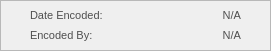
    <widget class="QFrame" name="basePopUpBodyFrame_11">
     <property name="geometry">
      <rect>
       <x>690</x>
       <y>600</y>
       <width>271</width>
       <height>51</height>
      </rect>
     </property>
     <property name="styleSheet">
      <string notr="true">#basePopUpBodyFrame_11 {
	background-color: rgb(247, 247, 247);
	border: 1px solid rgb(194, 194, 194);
	border-radius: 10px;
}</string>
     </property>
     <property name="frameShape">
      <enum>QFrame::Shape::StyledPanel</enum>
     </property>
     <property name="frameShadow">
      <enum>QFrame::Shadow::Raised</enum>
     </property>
     <widget class="QLabel" name="label_DateEncoded">
      <property name="geometry">
       <rect>
        <x>30</x>
        <y>0</y>
        <width>81</width>
        <height>31</height>
       </rect>
      </property>
      <property name="font">
       <font>
        <family>Arial</family>
        <pointsize>8</pointsize>
       </font>
      </property>
      <property name="styleSheet">
       <string notr="true">#label_DateEncoded{
	background-color:transparent;
	color:#4f4f4f;
}</string>
      </property>
      <property name="text">
       <string>Date Encoded:</string>
      </property>
      <property name="alignment">
       <set>Qt::AlignmentFlag::AlignLeading|Qt::AlignmentFlag::AlignLeft|Qt::AlignmentFlag::AlignVCenter</set>
      </property>
     </widget>
     <widget class="QLabel" name="display_DateEncoded">
      <property name="geometry">
       <rect>
        <x>100</x>
        <y>0</y>
        <width>141</width>
        <height>31</height>
       </rect>
      </property>
      <property name="font">
       <font>
        <family>Arial</family>
        <pointsize>8</pointsize>
       </font>
      </property>
      <property name="styleSheet">
       <string notr="true">#display_DateEncoded{
	background-color:transparent;
	color:#4f4f4f;
}</string>
      </property>
      <property name="text">
       <string>N/A</string>
      </property>
      <property name="alignment">
       <set>Qt::AlignmentFlag::AlignRight|Qt::AlignmentFlag::AlignTrailing|Qt::AlignmentFlag::AlignVCenter</set>
      </property>
     </widget>
     <widget class="QLabel" name="display_EncodedBy">
      <property name="geometry">
       <rect>
        <x>90</x>
        <y>20</y>
        <width>151</width>
        <height>31</height>
       </rect>
      </property>
      <property name="font">
       <font>
        <family>Arial</family>
        <pointsize>8</pointsize>
       </font>
      </property>
      <property name="styleSheet">
       <string notr="true">#display_EncodedBy{
	background-color:transparent;
	color:#4f4f4f;
}</string>
      </property>
      <property name="text">
       <string>N/A</string>
      </property>
      <property name="alignment">
       <set>Qt::AlignmentFlag::AlignRight|Qt::AlignmentFlag::AlignTrailing|Qt::AlignmentFlag::AlignVCenter</set>
      </property>
     </widget>
     <widget class="QLabel" name="label_EncodedBy">
      <property name="geometry">
       <rect>
        <x>30</x>
        <y>20</y>
        <width>81</width>
        <height>31</height>
       </rect>
      </property>
      <property name="font">
       <font>
        <family>Arial</family>
        <pointsize>8</pointsize>
       </font>
      </property>
      <property name="styleSheet">
       <string notr="true">#label_EncodedBy{
	background-color:transparent;
	color:#4f4f4f;
}</string>
      </property>
      <property name="text">
       <string>Encoded By:</string>
      </property>
      <property name="alignment">
       <set>Qt::AlignmentFlag::AlignLeading|Qt::AlignmentFlag::AlignLeft|Qt::AlignmentFlag::AlignVCenter</set>
      </property>
     </widget>
    </widget>
